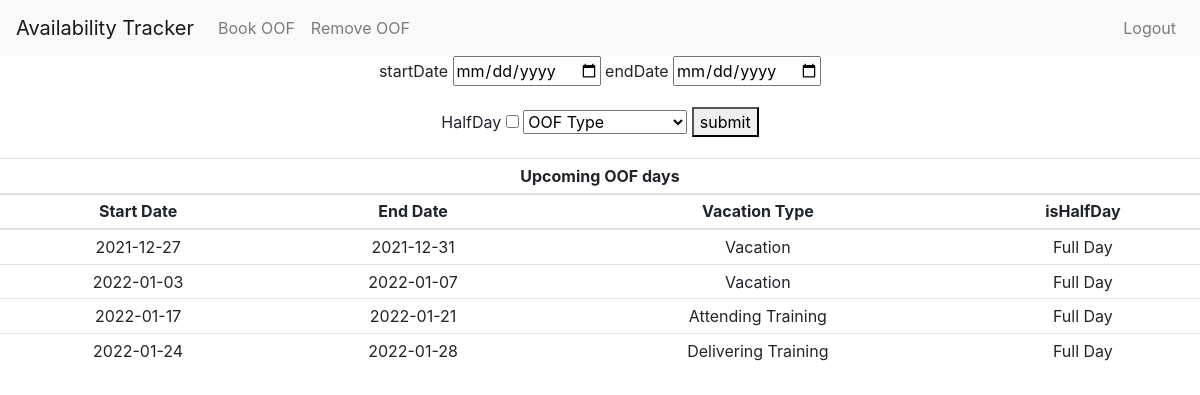
/bookOOF (signed in), run on the app's committed database.
### tables this page shows
CREATE TABLE oof_days (
user_id INTEGER,
oof_type_id INTEGER,
start_date NUMERIC,
end_date NUMERIC,
full_day INTEGER,
FOREIGN KEY(user_id) REFERENCES users(id),
FOREIGN KEY(oof_type_id) REFERENCES oof_types(id)
);

### app.py (the view, shortened to what this page needs)
@app.route("/bookOOF", methods=["GET","POST"])
@login_required
def bookOOF():
    oofDays = database.lookup_bookedOOF(session["user_id"], date.today().isoformat())
    return render_template("bookOOF.html", oofTypes = OOF_TYPES, oofDays = oofDays)

### app.py (called while the page is built)
@app.after_request
def after_request(response):
    response.headers["Cache-Control"] = "no-cache, no-store, must-revalidate"
    response.headers["Expires"] = 0
    response.headers["Pragma"] = "no-cache"
    return response

### database.py (called while the page is built)
def lookup_bookedOOF(user_id, today):
    conn = sqlite3.connect("availability.db")
    c = conn.cursor()
    c.execute("SELECT * FROM oof_days WHERE user_id = ? AND end_date >= ? ORDER BY start_date", (user_id, today))
    oofDays = c.fetchall()
    conn.commit()
    conn.close()
    return oofDays

### helpers.py (called while the page is built)
def login_required(f):
    @wraps(f)
    def decorated_function(*args, **kwargs):
        if session.get("user_id") is None:
            return redirect("/login")
        return f(*args, **kwargs)
    return decorated_function

### templates/bookOOF.html (shortened to what this page needs)
{% extends "layout.html" %}
{% block main %}
    {% if not booked %}
        <form action="/bookOOF" method="post">
            <div class="form-group">
                <label for="startDate">startDate</label>
                <input id="startDate" name="startDate" type="date" required>
                <label for="endDate">endDate</label>
                <input id="endDate" name="endDate" type="date" required>
            </div>
            <div class="form-group">
                <label id="halfDayLabel" for="halfDay">HalfDay</label>
                <input id="halfDay" name="halfDay" value="True" type="checkbox">
                <select id="oofType" name="oofType" required>
                    <option disabled selected value="">OOF Type</option>
                </select>
                <button>submit</button>
            </div>
        </form>
        {% if oofDays %}
        <table class="mx-auto table table-sm">
            <thead>
                <tr>
                    <th colspan="4">Upcoming OOF days</th>
                </tr>
                <tr>
                    <th>Start Date</th>
                    <th>End Date</th>
                    <th>Vacation Type</th>
                    <th>isHalfDay</th>
                </tr>
            </thead>
            <tbody>
                {% for oofDay in oofDays %}
                <tr>
                    <td>{{oofDay[2]}}</td>
                    <td>{{oofDay[3]}}</td>
                    <td>
                        {{oofTypes[oofDay[1] - 1]}}
                    </td>
                    <td>
                        {% if oofDay[4]%}
                        Half Day
                        {% else %}
                        Full Day
                        {% endif %}
                    </td>
                </tr>
                {%endfor%}
            </tbody>
        </table>
        {% endif %}
    {% endif %}
{% endblock %}

### data on the page
oof_days: start_date "2021-12-27", end_date "2021-12-31", oofTypes "Vacation", full_day "Full Day"
oof_days: start_date "2022-01-03", end_date "2022-01-07", oofTypes "Vacation", full_day "Full Day"
oof_days: start_date "2022-01-17", end_date "2022-01-21", oofTypes "Attending Training", full_day "Full Day"
oof_days: start_date "2022-01-24", end_date "2022-01-28", oofTypes "Delivering Training", full_day "Full Day"
